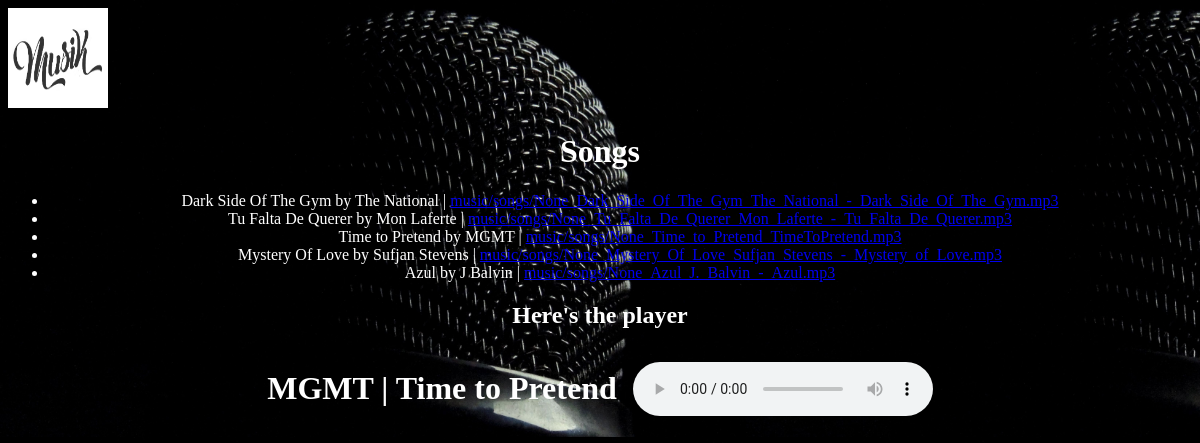
/top_songs, run on the app's committed database.
### music/models.py (models this page shows, shortened)
class Song(models.Model):
    name = models.CharField(max_length=200)
    song_file = models.FileField(null=True, upload_to=song_directory_path)
    artists = models.ManyToManyField("music.Artist", related_name="songs")
    def __str__(self):
        artists_str = ""
        artists = list(self.artists.all())
        if len(artists) == 0:
            return f"{self.name}"
        artists_str = f"{artists[0].name}"
        for artist in artists[1:]:
            artists_str += f", {artist.name}"
        return f"{self.name} by {artists_str}"

class Artist(models.Model):
    name = models.CharField(max_length=200)
    image = models.ImageField(blank=True, null=True, upload_to=image_directory_path)

### music/views.py (the view)
# urls.py: path('top_songs', views.TopSongs.as_view(), name='top_songs'),
class TopSongs(View):
    template = "music/top_songs.html"
    def get(self, request):
        songs = Song.objects.all()
        context = {"songs": songs}
        for song in songs:
            print(song.song_file)
        return render(request, self.template, context)

### music/templates/music/top_songs.html (shortened to what this page needs)
{% extends 'music/base.html' %}
{% load static %}
{% block body %}
    <h1> Songs </h1>
    <div class="songs-list">
    <ul>
        {% for song in songs %}
            <li> {{song}} | <a href="media/{{song.song_file}}"> {{song.song_file}} </a> </li>
        {% endfor %}
    </ul>
    </div>
{% endblock body %}

### music/templates/music/base.html (shortened to what this page needs)
<!DOCTYPE html>
<html>
<head>
    {% load static %}
    <link rel="stylesheet" type="text/css" href={% static 'music/base.css' %}>
    <link rel="stylesheet" type="text/css" href={% static 'music/player.css' %}>
    <link rel="stylesheet" type="text/css" href={% static 'music/top_songs.css' %}>
    <link rel="stylesheet" type="text/css" href={% static 'music/create_artist.css' %}>
    <a class = "logo" href="/"> <img src = "{% static "music/musik.png" %}" width = "100" height="100"></a>
</head>
<body>
{% block body %}
{% endblock body %}
{% include 'music/player.html'  %}
</body>
</html>

### music/templates/music/player.html (shortened to what this page needs)
{% load static %}
<div id='player'> <h2> Here's the player </h2> </div>
<div class="audio-container">
<h1> MGMT | Time to Pretend </h1> &nbsp;&nbsp;&nbsp;&nbsp;
<audio controls>
    <source src="{% static "music/TimeToPretend.mp3" %}" type="audio/mpeg" preload="preload">
</audio>
</div>

### music/static/music/base.css (style rules this page uses)
body { background-image: url(background.jpg); background-size: contain; }
h1, h2 { color: white; text-align: center; }

### music/static/music/player.css (style rules this page uses)
.audio-container { display: flex; justify-content: center; align-items: center; position: relative; }

### music/static/music/top_songs.css (style rules this page uses)
ul { color: white; }
.songs-list li { text-align: center; }

### data on the page
Song: id+name "Dark Side Of The Gym by The National", song_file "music/songs/None_Dark_Side_Of_The_Gym_The_National_-_Dark_Side_Of_The_Gym.mp3"
Song: id+name "Tu Falta De Querer by Mon Laferte", song_file "music/songs/None_Tu_Falta_De_Querer_Mon_Laferte_-_Tu_Falta_De_Querer.mp3"
Song: id+name "Time to Pretend by MGMT", song_file "music/songs/None_Time_to_Pretend_TimeToPretend.mp3"
Song: id+name "Mystery Of Love by Sufjan Stevens", song_file "music/songs/None_Mystery_Of_Love_Sufjan_Stevens_-_Mystery_of_Love.mp3"
Song: id+name "Azul by J Balvin", song_file "music/songs/None_Azul_J._Balvin_-_Azul.mp3"
